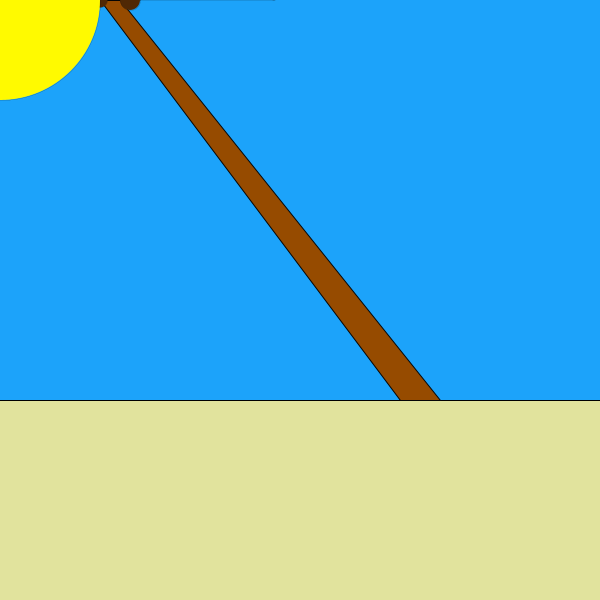
Frame 1 (no input)
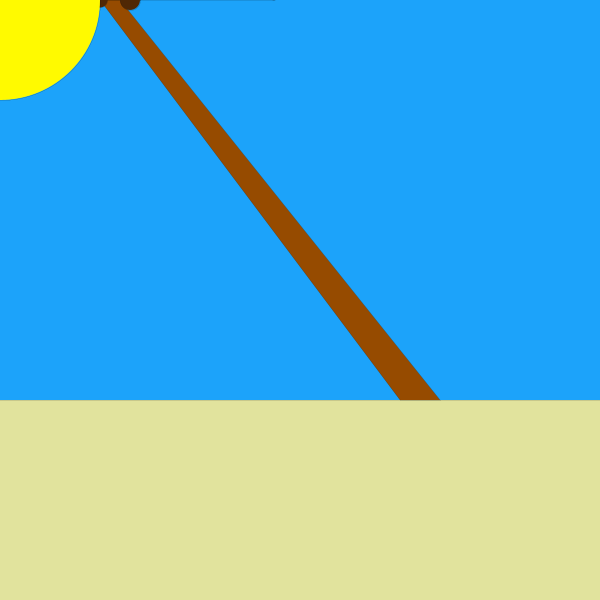
Frame 60 (the mouse pressed at the canvas centre just before this capture)
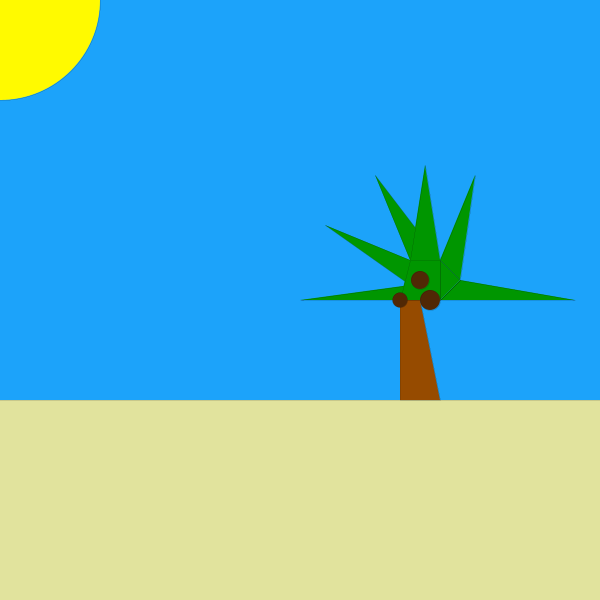
Frame 120 (the mouse held since frame 60 and released just before this capture)

The Processing sketch that drew these frames (run headless with seeded random() and noise(); from frame 60 on, the mouse is pressed at the canvas centre):

// Processing sketch: processing_35646
// ── processing_35646.pde

void setup(){
  size(600,600);
  background(0);
}

int x=2;

void draw() {
  background(28,163,250);
  fill(225,227,157);
  rectMode(CORNER);
  rect(-10,height*2/3,width+20,height*1/3);
fill(150,75,0);
stroke(5);
quad(width*2/3+width/15,height*2/3,width*2/3,height*2/3,mouseX+100,mouseY,mouseX+120,mouseY);
fill(0,150,0);
strokeWeight(0);
triangle(mouseX,mouseY,mouseX+100,mouseY,mouseX+110,mouseY-15);
triangle(mouseX+25,mouseY-75,mouseX+110,mouseY-40,mouseX+110,mouseY-15);
triangle(mouseX+75,mouseY-125,mouseX+140,mouseY-40,mouseX+110,mouseY-40);
triangle(mouseX+125,mouseY-135,mouseX+140,mouseY-40,mouseX+110,mouseY-40);
triangle(mouseX+175,mouseY-125,mouseX+140,mouseY-40,mouseX+160,mouseY-20);
triangle(mouseX+275,mouseY,mouseX+140,mouseY,mouseX+160,mouseY-20);
triangle(mouseX+140,mouseY-40,mouseX+140,mouseY,mouseX+160,mouseY-20);
quad(mouseX+100,mouseY,mouseX+140,mouseY,mouseX+140,mouseY-40,mouseX+110,mouseY-40);
fill(80,40,5);
ellipse(mouseX+100,mouseY,15,15);
ellipse(mouseX+130,mouseY,20,20);
ellipse(mouseX+120,mouseY-20,18,18);
fill(255,250,0);
ellipse(0,0,200,200);





}
